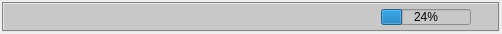
<?xml version="1.0" encoding="UTF-8"?>
<ui version="4.0">
 <class>frmDocumentItem</class>
 <widget class="QWidget" name="frmDocumentItem">
  <property name="geometry">
   <rect>
    <x>0</x>
    <y>0</y>
    <width>502</width>
    <height>34</height>
   </rect>
  </property>
  <property name="sizePolicy">
   <sizepolicy hsizetype="Preferred" vsizetype="Fixed">
    <horstretch>0</horstretch>
    <verstretch>0</verstretch>
   </sizepolicy>
  </property>
  <property name="minimumSize">
   <size>
    <width>50</width>
    <height>34</height>
   </size>
  </property>
  <property name="maximumSize">
   <size>
    <width>16777215</width>
    <height>35</height>
   </size>
  </property>
  <property name="windowTitle">
   <string>Form</string>
  </property>
  <property name="styleSheet">
   <string notr="true"/>
  </property>
  <layout class="QHBoxLayout" name="horizontalLayout_2">
   <property name="spacing">
    <number>2</number>
   </property>
   <property name="margin">
    <number>2</number>
   </property>
   <item>
    <widget class="QFrame" name="frame">
     <property name="sizePolicy">
      <sizepolicy hsizetype="Preferred" vsizetype="Fixed">
       <horstretch>0</horstretch>
       <verstretch>0</verstretch>
      </sizepolicy>
     </property>
     <property name="minimumSize">
      <size>
       <width>100</width>
       <height>30</height>
      </size>
     </property>
     <property name="maximumSize">
      <size>
       <width>16777215</width>
       <height>50</height>
      </size>
     </property>
     <property name="styleSheet">
      <string notr="true">background-color: rgb(200, 200, 200);</string>
     </property>
     <property name="frameShape">
      <enum>QFrame::Box</enum>
     </property>
     <property name="frameShadow">
      <enum>QFrame::Sunken</enum>
     </property>
     <layout class="QGridLayout" name="gridLayout">
      <property name="margin">
       <number>5</number>
      </property>
      <item row="0" column="0">
       <widget class="QLabel" name="lblName">
        <property name="sizePolicy">
         <sizepolicy hsizetype="Expanding" vsizetype="Preferred">
          <horstretch>0</horstretch>
          <verstretch>0</verstretch>
         </sizepolicy>
        </property>
        <property name="minimumSize">
         <size>
          <width>20</width>
          <height>0</height>
         </size>
        </property>
        <property name="font">
         <font>
          <weight>75</weight>
          <bold>true</bold>
         </font>
        </property>
        <property name="cursor">
         <cursorShape>PointingHandCursor</cursorShape>
        </property>
        <property name="frameShape">
         <enum>QFrame::NoFrame</enum>
        </property>
        <property name="text">
         <string/>
        </property>
        <property name="textFormat">
         <enum>Qt::RichText</enum>
        </property>
       </widget>
      </item>
      <item row="0" column="1">
       <widget class="QProgressBar" name="pgBar">
        <property name="minimumSize">
         <size>
          <width>90</width>
          <height>16</height>
         </size>
        </property>
        <property name="maximumSize">
         <size>
          <width>90</width>
          <height>16</height>
         </size>
        </property>
        <property name="value">
         <number>24</number>
        </property>
       </widget>
      </item>
      <item row="0" column="2">
       <widget class="QLabel" name="lblClose">
        <property name="minimumSize">
         <size>
          <width>16</width>
          <height>16</height>
         </size>
        </property>
        <property name="maximumSize">
         <size>
          <width>16</width>
          <height>16</height>
         </size>
        </property>
        <property name="cursor">
         <cursorShape>PointingHandCursor</cursorShape>
        </property>
        <property name="toolTip">
         <string>Remove Document</string>
        </property>
        <property name="text">
         <string/>
        </property>
        <property name="pixmap">
         <pixmap resource="../resources.qrc">:/plugins/stdm/images/icons/close.png</pixmap>
        </property>
        <property name="alignment">
         <set>Qt::AlignRight|Qt::AlignTrailing|Qt::AlignVCenter</set>
        </property>
       </widget>
      </item>
     </layout>
    </widget>
   </item>
  </layout>
 </widget>
 <resources>
  <include location="../resources.qrc"/>
 </resources>
 <connections/>
</ui>
